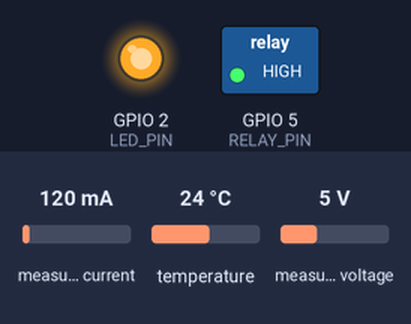
A sketch run on a simulated ESP32. Shown: switched loads named in the sketch (green lamp = pin HIGH), output pins drawn as LEDs (lit = HIGH). The test bench sets the inputs (shaded band); at power-on: temperature 24 °C, measured current 120 mA, measured voltage 5 V. WiFi joins after 1.5 s; servers stay silent unless stated; uploads are accepted with an empty reply; what the sketch prints to the serial monitor is not drawn.

Above: at 3.7 s.
3.8 s: temperature set to 25.4 °C
At 10.0 s:
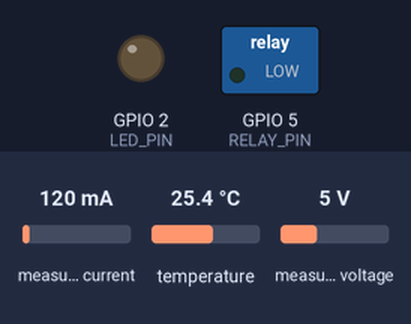
10.8 s: temperature set to 12 °C
At 16.5 s:
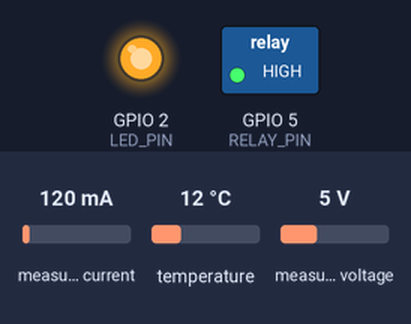
16.8 s: temperature set to 28 °C
At 22.3 s:
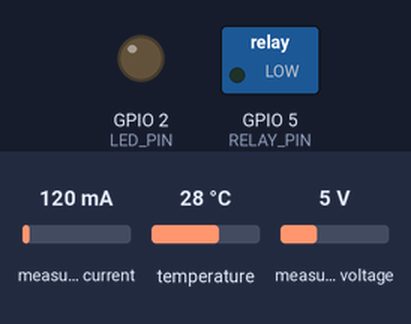
Timing chart, 0 to 23.8 s (numbered marks = the images above; inputs shaded):
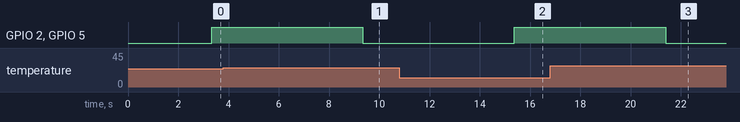

The sketch:

deployed_website.ino
```cpp
#include <WiFi.h>
#include <HTTPClient.h>
#include <OneWire.h>
#include <DallasTemperature.h>
#include <PZEM004Tv30.h>

// Pin Definitions
#define DS18B20_PIN 15
#define RELAY_PIN 5
#define LED_PIN 2
#define TX_PIN 16
#define RX_PIN 17

// WiFi Credentials
const char* ssid = "HANJEE FIBER - SAAD";
const char* password = "lahore1222";

// Local Server Base URL
const char* baseURL = "http://192.168.100.36:5000/readings/";

// Initialize sensors
OneWire ourWire(DS18B20_PIN);
DallasTemperature sensor(&ourWire);
PZEM004Tv30 pzem1(Serial2, RX_PIN, TX_PIN);

// Dynamic Temperature Threshold
float temperatureThreshold = 25.0;
bool relayState = false;

// Helper function to safely handle NaN and convert to 0
float safeValue(float value) {
  return isnan(value) ? 0.0 : value;
}

String getMACAddress() {
  uint8_t mac[6];
  WiFi.macAddress(mac);
  char macStr[18];
  snprintf(macStr, sizeof(macStr), "%02X:%02X:%02X:%02X:%02X:%02X",
           mac[0], mac[1], mac[2], mac[3], mac[4], mac[5]);
  return String(macStr);
}

void sendDataToServer(float tempC, float voltage, float current, float power) {
  // Sanitize values
  tempC = safeValue(tempC);
  voltage = safeValue(voltage);
  current = safeValue(current);
  power = safeValue(power);

  // Debugging output
  Serial.println("------- Sending Sensor Data -------");
  Serial.printf("Temperature: %.2f°C\n", tempC);
  Serial.printf("Voltage: %.2f V\n", voltage);
  Serial.printf("Current: %.2f A\n", current);
  Serial.printf("Power: %.2f W\n", power);
  Serial.printf("Relay State: %s\n", relayState ? "ON" : "OFF");
  Serial.printf("Temperature Threshold: %.2f°C\n", temperatureThreshold);

  if (WiFi.status() != WL_CONNECTED) {
    WiFi.begin(ssid, password);
    while (WiFi.status() != WL_CONNECTED) {
      delay(500);
      Serial.print(".");
    }
    Serial.println("\nReconnected to WiFi");
  }

  HTTPClient http;

  // Construct the URL dynamically with the MAC address
  String url = String(baseURL) + getMACAddress();
  http.begin(url.c_str());
  http.addHeader("Content-Type", "application/json");

  // Create JSON payload
  char jsonPayload[350];
  snprintf(jsonPayload, sizeof(jsonPayload),
           "{\"temperature\":%.2f,\"voltage\":%.2f,\"current\":%.2f,\"power\":{\"Power\":%.2f},\"relayState\":%s,\"temperatureThreshold\":%.2f}",
           tempC, voltage, current, power,
           relayState ? "true" : "false", temperatureThreshold);

  Serial.print("JSON Payload: ");
  Serial.println(jsonPayload);

  int httpResponseCode = http.POST(jsonPayload);

  if (httpResponseCode > 0) {
    String response = http.getString();
    Serial.println("Server Response:");
    Serial.println(response);
  } else {
    Serial.print("Error sending data. HTTP Response Code: ");
    Serial.println(httpResponseCode);
  }

  http.end();
}

void setup() {
  Serial.begin(115200);
  delay(1000);

  // WiFi Connection
  WiFi.begin(ssid, password);

  while (WiFi.status() != WL_CONNECTED) {
    delay(500);
    Serial.print(".");
  }

  Serial.println("\nConnected to WiFi");
  Serial.print("IP Address: ");
  Serial.println(WiFi.localIP());

  // Initialize sensors and pins
  sensor.begin();
  pinMode(RELAY_PIN, OUTPUT);
  pinMode(LED_PIN, OUTPUT);
  Serial2.begin(9600, SERIAL_8N1, RX_PIN, TX_PIN);
}

void loop() {
  // Read temperature
  sensor.requestTemperatures();
  float tempC = sensor.getTempCByIndex(0);

  // Read PZEM004T data with error handling
  float voltage = safeValue(pzem1.voltage());
  float current = safeValue(pzem1.current());
  float power = safeValue(pzem1.power());

  // Control relay based on temperature
  if (tempC >= temperatureThreshold && relayState) {
    digitalWrite(RELAY_PIN, LOW);
    digitalWrite(LED_PIN, LOW);
    relayState = false;
  } else if (tempC < temperatureThreshold && !relayState) {
    digitalWrite(RELAY_PIN, HIGH);
    digitalWrite(LED_PIN, HIGH);
    relayState = true;
  }

  // Send data to server
  sendDataToServer(tempC, voltage, current, power);

  delay(5000);  // Execute loop every 5 seconds
}
```

Measured:
- the behaviour switches between 24.9 and 25 °C on temperature (found by bisection; images 0 and 1)
- after the input at 3.8 s, GPIO 2 (LED_PIN), GPIO 5 (RELAY_PIN): HIGH → LOW after 5.6 s
- after the input at 10.8 s, GPIO 2 (LED_PIN), GPIO 5 (RELAY_PIN): LOW → HIGH after 4.6 s
- after the input at 16.8 s, GPIO 2 (LED_PIN), GPIO 5 (RELAY_PIN): HIGH → LOW after 4.6 s
